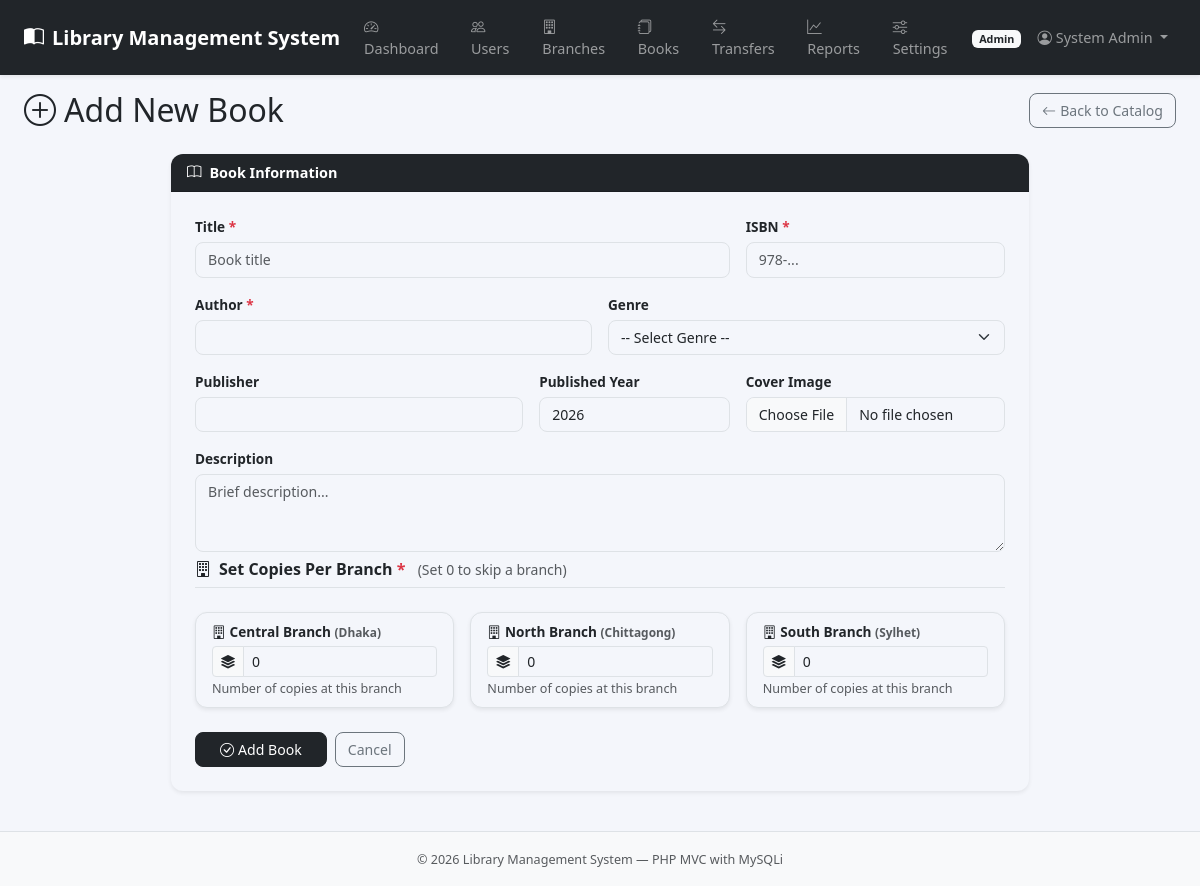
/index.php?page=admin_book_add (signed in), run on the app's committed database.
### tables this page shows
CREATE TABLE `users` (
  `id` int(11) NOT NULL,
  `name` varchar(150) NOT NULL,
  `email` varchar(150) NOT NULL,
  `password_hash` varchar(255) NOT NULL,
  `phone` varchar(25) DEFAULT NULL,
  `role` enum('member','librarian','branch_manager','admin') NOT NULL DEFAULT 'member',
  `profile_pic` varchar(255) DEFAULT NULL,
  `branch_id` int(11) DEFAULT NULL,
  `is_active` tinyint(1) NOT NULL DEFAULT 1,
  `created_at` timestamp NOT NULL DEFAULT current_timestamp()
);

CREATE TABLE `branches` (
  `id` int(11) NOT NULL,
  `name` varchar(150) NOT NULL,
  `address` text DEFAULT NULL,
  `city` varchar(100) DEFAULT NULL,
  `phone` varchar(25) DEFAULT NULL,
  `manager_id` int(11) DEFAULT NULL,
  `is_active` tinyint(1) NOT NULL DEFAULT 1,
  `created_at` timestamp NOT NULL DEFAULT current_timestamp()
);

### app/controller/admin/book_add.php (called while the page is built, shortened)
<?php
require_once __DIR__ . '/../../model/Models.php';
$branchModel = new BranchModel($conn);
$branches    = $branchModel->getAll();
$old         = [];
require __DIR__ . '/../../view/shared/header.php';
require __DIR__ . '/../../view/admin/book_add.php';
require __DIR__ . '/../../view/shared/footer.php';

### config/app.php (called while the page is built, shortened)
<?php
function e(string $s): string {
    return htmlspecialchars($s, ENT_QUOTES, 'UTF-8');
}

### app/model/Models.php (called while the page is built, shortened)
<?php
class BranchModel {
    private mysqli $db;
    public function __construct(mysqli $db) { $this->db = $db; }
    public function getAll(): array {
        $r = $this->db->query(
            "SELECT br.*, u.name AS manager_name,
                (SELECT COUNT(*) FROM users WHERE branch_id=br.id AND role='librarian') AS librarian_count
             FROM branches br LEFT JOIN users u ON br.manager_id = u.id ORDER BY br.name");
        return $r->fetch_all(MYSQLI_ASSOC);
    }
}

### app/view/admin/book_add.php (the view, shortened to what this page needs)
<div class="d-flex justify-content-between align-items-center mb-4">
  <h2 class="mb-0"><i class="bi bi-plus-circle me-2"></i>Add New Book</h2>
  <a href="<?= BASE_URL ?>index.php?page=admin_books" class="btn btn-outline-secondary">
    <i class="bi bi-arrow-left me-1"></i>Back to Catalog
  </a>
</div>
<div class="row justify-content-center">
  <div class="col-lg-9">
    <div class="card border-0 shadow-sm">
      <div class="card-header bg-dark text-white fw-semibold">
        <i class="bi bi-book me-2"></i>Book Information
      </div>
      <div class="card-body p-4">
        <form method="POST" enctype="multipart/form-data">
          <div class="row g-3">
            <div class="col-md-8">
              <label class="form-label fw-semibold">Title <span class="text-danger">*</span></label>
              <input type="text" name="title" class="form-control" value="<?= e($old['title'] ?? '') ?>" required placeholder="Book title">
            </div>
            <div class="col-md-4">
              <label class="form-label fw-semibold">ISBN <span class="text-danger">*</span></label>
              <input type="text" name="isbn" class="form-control" value="<?= e($old['isbn'] ?? '') ?>" required placeholder="978-...">
            </div>
            <div class="col-md-6">
              <label class="form-label fw-semibold">Author <span class="text-danger">*</span></label>
              <input type="text" name="author" class="form-control" value="<?= e($old['author'] ?? '') ?>" required>
            </div>
            <div class="col-md-6">
              <label class="form-label fw-semibold">Genre</label>
              <select name="genre_id" class="form-select">
                <option value="">-- Select Genre --</option>
              </select>
            </div>
            <div class="col-md-5">
              <label class="form-label fw-semibold">Publisher</label>
              <input type="text" name="publisher" class="form-control" value="<?= e($old['publisher'] ?? '') ?>">
            </div>
            <div class="col-md-3">
              <label class="form-label fw-semibold">Published Year</label>
              <input type="number" name="published_year" class="form-control"
                     value="<?= e($old['published_year'] ?? date('Y')) ?>" min="1000" max="<?= date('Y') ?>">
            </div>
            <div class="col-md-4">
              <label class="form-label fw-semibold">Cover Image</label>
              <input type="file" name="cover_image" class="form-control" accept="image/*">
            </div>
            <div class="col-12">
              <label class="form-label fw-semibold">Description</label>
              <textarea name="description" class="form-control" rows="3" placeholder="Brief description..."><?= e($old['description'] ?? '') ?></textarea>
            </div>
            <div class="col-12 mt-2">
              <h6 class="fw-bold border-bottom pb-2">
                <i class="bi bi-building me-2 text-dark"></i>Set Copies Per Branch
                <span class="text-danger">*</span>
                <small class="text-muted fw-normal ms-2">(Set 0 to skip a branch)</small>
              </h6>
            </div>
            <?php foreach ($branches as $branch): if (!$branch['is_active']) continue; ?>
            <div class="col-md-4">
              <div class="card border shadow-sm">
                <div class="card-body py-2 px-3">
                  <label class="form-label fw-semibold small mb-1">
                    <i class="bi bi-building me-1 text-dark"></i><?= e($branch['name']) ?>
                    <small class="text-muted">(<?= e($branch['city'] ?? '') ?>)</small>
                  </label>
                  <div class="input-group input-group-sm">
                    <span class="input-group-text"><i class="bi bi-stack"></i></span>
                    <input type="number"
                           name="inv_copies[<?= $branch['id'] ?>]"
                           class="form-control"
                           value="<?= (int)($old['inv_copies'][$branch['id']] ?? 0) ?>"
                           min="0" max="999"
                           placeholder="Copies">
                  </div>
                  <small class="text-muted">Number of copies at this branch</small>
                </div>
              </div>
            </div>
            <?php endforeach; ?>
            <div class="col-12 d-flex gap-2 pt-2">
              <button type="submit" class="btn btn-dark px-4">
                <i class="bi bi-check-circle me-1"></i>Add Book
              </button>
              <a href="<?= BASE_URL ?>index.php?page=admin_books" class="btn btn-outline-secondary">Cancel</a>
            </div>
          </div>
        </form>
      </div>
    </div>
  </div>
</div>

### public/css/style.css (style rules this page uses)
:root { --bs-body-bg: #f4f6fb; }
body { background: #f4f6fb; font-family: 'Segoe UI', sans-serif; font-size: .9rem; }
.card { border-radius: 12px; }
.card-header { border-radius: 12px 12px 0 0 !important; }
.form-control, .form-select { border-radius: 8px; font-size: .88rem; }
.form-label { font-size: .85rem; margin-bottom: .3rem; }
.btn { border-radius: 8px; font-size: .88rem; }

### data on the page
users: branch.name "Central Branch", branch.city "Dhaka", branch "0", branches.name "North Branch", branches.city "Chittagong", inv_copies "0"
branches: name "South Branch", city "Sylhet", id "0"

### other printed values
APP_NAME "Library Management System"
$navRole "Admin"
$_SESSION['user_name'] "System Admin"
